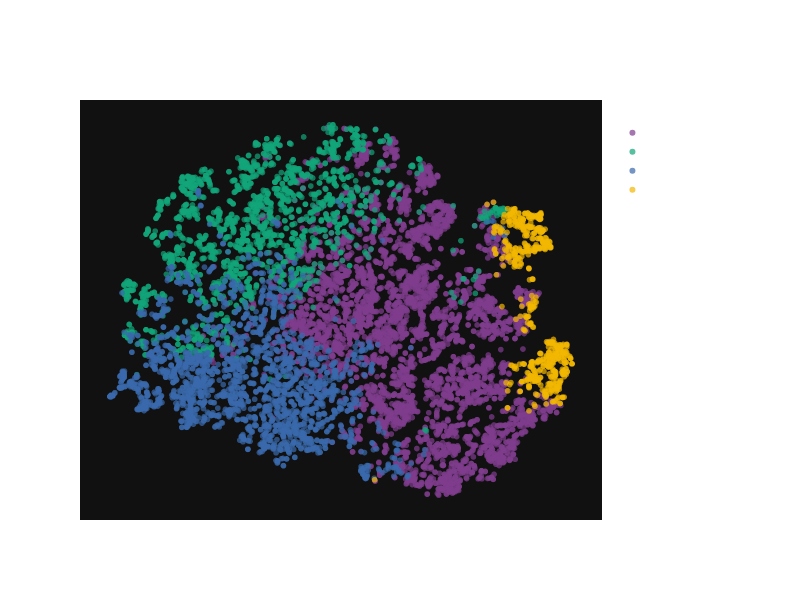

Here is the notebook cell this chart was saved with:
### Markdown cell above
## 6) t-SNE và PCA

Dùng để **giải thích trực quan** phân bố cluster trong không gian 2D/3D. Không phải để đánh giá mô hình.

**FIX BUG 5**: Phiên bản cũ dùng:
```python
y_tsne = np.array([tribe_names[l] for l in labels])[idx_tsne]
```
Vấn đề: `labels` là numpy array (positional), `idx_tsne` cũng là positional index → đúng trong trường hợp này.  
Tuy nhiên nếu `df_clean.index` không phải 0-based (sau merge/filter), thì `X_model_df.iloc[idx]` và `labels[idx]` sẽ lệch nhau.  
**Fix**: Dùng `df_clean["tribe_name"].values[idx_tsne]` để luôn consistent với positional index.

### Code cell
TSNE_SAMPLE = min(10_000, len(X_model_df))
rng = np.random.RandomState(RANDOM_STATE)
idx_tsne = rng.choice(len(X_model_df), TSNE_SAMPLE, replace=False)

X_tsne_in = X_model_df.values[idx_tsne]          # positional slice
# FIX BUG 5: lấy tribe_name theo positional index từ array, không dùng df index
y_tsne = df_clean["tribe_name"].values[idx_tsne]

print(f"Running t-SNE on {TSNE_SAMPLE:,} samples...")
tsne = TSNE(
    n_components=2,
    random_state=RANDOM_STATE,
    perplexity=min(30, max(5, TSNE_SAMPLE // 500)),
    init="pca",
    learning_rate="auto",
    max_iter=750,
)
X_2d = tsne.fit_transform(X_tsne_in)

df_tsne = pd.DataFrame({"x": X_2d[:, 0], "y": X_2d[:, 1], "Taste Tribe": y_tsne})
df_tsne.to_csv(os.path.join(FIGURES_OUT, "tsne_sample_data.csv"), index=False)

fig = px.scatter(
    df_tsne, x="x", y="y", color="Taste Tribe",
    title=f"t-SNE 2D: Taste Tribes (K={CHOSEN_K}, n={TSNE_SAMPLE:,})",
    opacity=0.7,
    color_discrete_sequence=px.colors.qualitative.Bold,
)
fig.update_layout(
    template="plotly_dark", width=800, height=600,
    paper_bgcolor="rgba(0,0,0,0)",
    font=dict(color="white"),
    xaxis=dict(showticklabels=False, showgrid=False, zeroline=False, title="t-SNE 1"),
    yaxis=dict(showticklabels=False, showgrid=False, zeroline=False, title="t-SNE 2"),
)
fig.write_html(os.path.join(FIGURES_OUT, "cluster_scatter_tsne.html"))
fig.show()
print("Saved: cluster_scatter_tsne.html")

### Figure 1 — Plotly figure (JSON) as saved in the notebook; plotly's stock layout.template omitted (floating-point values rounded to 4 significant figures; data arrays with more than 128 entries replaced by an {"elided": "..."} marker saying what was removed)
{"data": [{"hovertemplate": "Taste Tribe=Hoạt Hình–Chiến Tranh<br>x=%{x}<br>y=%{y}<extra></extra>", "legendgroup": "Hoạt Hình–Chiến Tranh", "marker": {"color": "rgb(127, 60, 141)", "opacity": 0.7, "symbol": "circle"}, "mode": "markers", "name": "Hoạt Hình–Chiến Tranh", "showlegend": true, "type": "scattergl", "x": {"elided": "4956 float values"}, "xaxis": "x", "y": {"elided": "4956 float values"}, "yaxis": "y"}, {"hovertemplate": "Taste Tribe=Hành Động–Chính Kịch<br>x=%{x}<br>y=%{y}<extra></extra>", "legendgroup": "Hành Động–Chính Kịch", "marker": {"color": "rgb(17, 165, 121)", "opacity": 0.7, "symbol": "circle"}, "mode": "markers", "name": "Hành Động–Chính Kịch", "showlegend": true, "type": "scattergl", "x": {"elided": "2193 float values"}, "xaxis": "x", "y": {"elided": "2193 float values"}, "yaxis": "y"}, {"hovertemplate": "Taste Tribe=Ít Hoạt Động<br>x=%{x}<br>y=%{y}<extra></extra>", "legendgroup": "Ít Hoạt Động", "marker": {"color": "rgb(57, 105, 172)", "opacity": 0.7, "symbol": "circle"}, "mode": "markers", "name": "Ít Hoạt Động", "showlegend": true, "type": "scattergl", "x": {"elided": "2243 float values"}, "xaxis": "x", "y": {"elided": "2243 float values"}, "yaxis": "y"}, {"hovertemplate": "Taste Tribe=Tài Liệu–Noir<br>x=%{x}<br>y=%{y}<extra></extra>", "legendgroup": "Tài Liệu–Noir", "marker": {"color": "rgb(242, 183, 1)", "opacity": 0.7, "symbol": "circle"}, "mode": "markers", "name": "Tài Liệu–Noir", "showlegend": true, "type": "scattergl", "x": {"elided": "608 float values"}, "xaxis": "x", "y": {"elided": "608 float values"}, "yaxis": "y"}], "layout": {"font": {"color": "white"}, "height": 600, "legend": {"title": {"text": "Taste Tribe"}, "tracegroupgap": 0}, "paper_bgcolor": "rgba(0,0,0,0)", "title": {"text": "t-SNE 2D: Taste Tribes (K=4, n=10,000)"}, "width": 800, "xaxis": {"anchor": "y", "domain": [0, 1], "showgrid": false, "showticklabels": false, "title": {"text": "t-SNE 1"}, "zeroline": false}, "yaxis": {"anchor": "x", "domain": [0, 1], "showgrid": false, "showticklabels": false, "title": {"text": "t-SNE 2"}, "zeroline": false}}}
